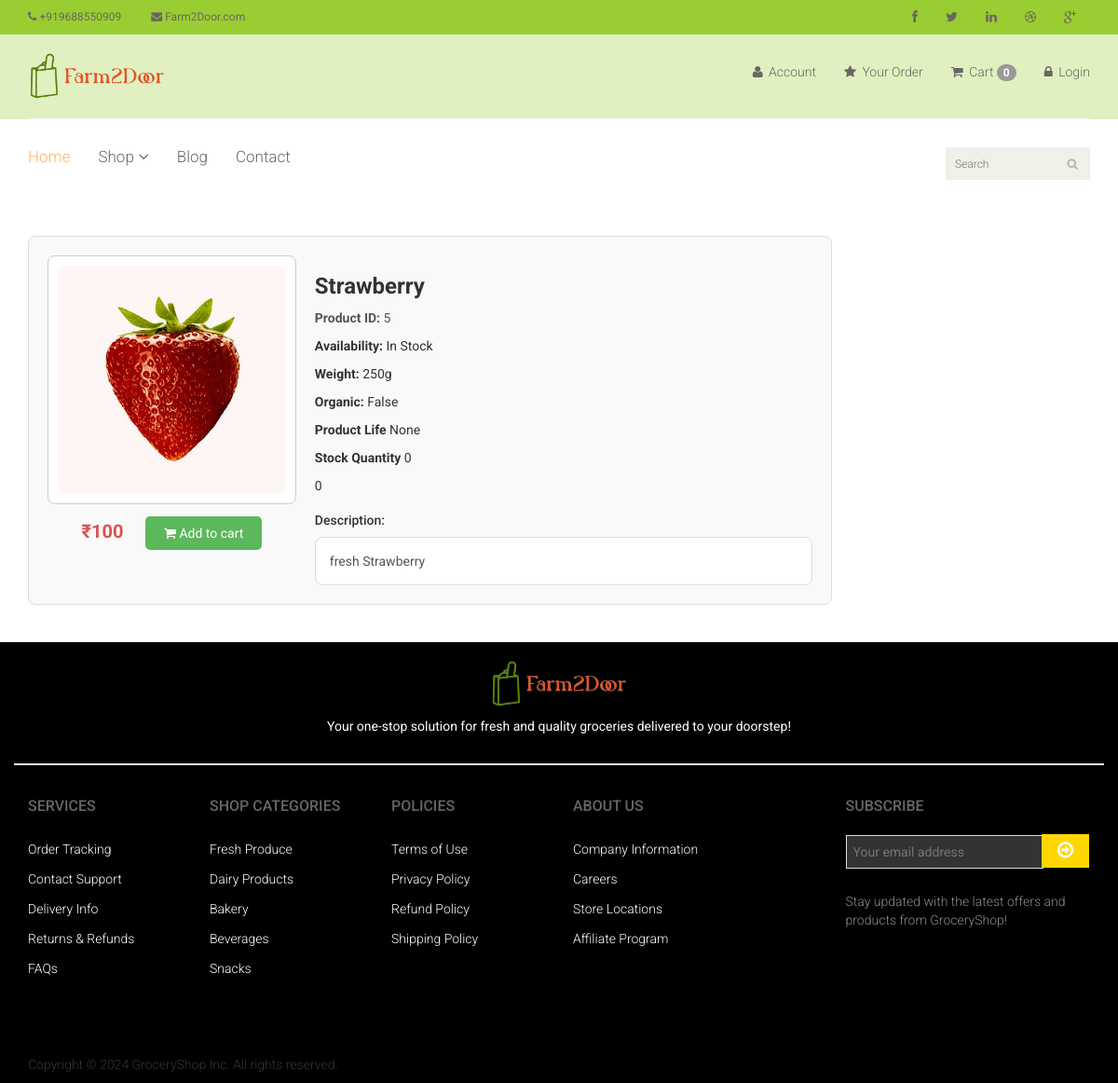
/product/5, run on the app's committed database.
### app/models.py (models this page shows, shortened)
class Product(models.Model):
    Availability = (('In Stock','In Stock'),('Out Of Stock','Out Of Stock'))
    category = models.ForeignKey(Category,on_delete=models.CASCADE,null=False,default='')
    sub_category = models.ForeignKey(Sub_Category, on_delete=models.CASCADE,null=False,default='')
    brand = models.ForeignKey(Brand,on_delete=models.CASCADE,null=True)
    image = models.ImageField(upload_to='ecommerce/pimg')
    name = models.CharField(max_length=100)
    disc = models.CharField(max_length=150)
    price = models.IntegerField()
    discount = models.IntegerField(default=0)
    Availability = models.CharField(choices=Availability,null=True, max_length=100)
    date = models.DateField(auto_now_add=True)
    weight = models.CharField(max_length=50, null=True, blank=True)  # e.g., "1kg", "500g"
    discription = models.TextField(max_length=200, null=True, blank=True)  # Nutritional details
    ingredients = models.TextField(null=True, blank=True)  # Ingredients for edible items
    shelf_life = models.CharField(max_length=100, null=True, blank=True)  # e.g., "6 months"
    packaging_type = models.CharField(max_length=100, null=True, blank=True)  # e.g., "Plastic Bag", "Carton"  # Discount percentage
    rating = models.DecimalField(max_digits=3, decimal_places=2, null=True, blank=True)  # Average customer rating
    reviews_count = models.IntegerField(default=0)  # Total number of reviews
    stock_quantity = models.IntegerField(default=0)  # Quantity available in stock
    sku = models.CharField(max_length=50, unique=True, null=True, blank=True)  # Unique Stock Keeping Unit
    is_featured = models.BooleanField(default=False)  # Highlighted product for promotions
    is_organic = models.BooleanField(default=False)  # Flag for organic products

### E_shop/views.py (the view)
# urls.py: path('product/<str:id>',views.Product_Datil,name="product_detail")
def Product_Datil(request,id):
    product= Product.objects.filter(id = id).first()
    context ={
        'product':product
    }
    return render(request,'product_detail.html',context)

### templates/product_detail.html
{% extends 'master.html' %}
{% block body %}
<section>
    <div class="container" style="margin-top: 20px;">
        <div class="row">
            <div class="col-sm-9 padding-right">
                <div class="product-details" style="display: flex; border: 1px solid #ddd; padding: 20px; border-radius: 8px; background-color: #f9f9f9;">
                    <div class="product-image" style="flex: 1; text-align: center; padding-right: 20px;">
                        <div style="border: 1px solid #ccc; padding: 10px; border-radius: 8px; background: white; margin-bottom: 15px;">
                            <img src="/{{product.image}}" alt="{{product.name}}" style="max-width: 100%; border-radius: 8px;" />
                        </div>
                        <div style="text-align: center; margin-top: 10px;">
                            <span style="font-size: 20px; font-weight: bold; color: #d9534f;">₹{{product.price}}</span>
                            <a href="{% url 'cart_add' product.id %}" type="button" style="margin-left: 20px; background-color: #5cb85c; color: white; padding: 10px 20px; text-decoration: none; border-radius: 5px;">
                                <i class="fa fa-shopping-cart"></i> Add to cart
                            </a>
                        </div>
                    </div>
                    <div class="product-info" style="flex: 2;">
                        <h2 style="font-size: 24px; font-weight: bold; color: #333;">{{product.name}}</h2>
                        <p style="color: #555; margin-bottom: 10px;"><b>Product ID:</b> {{product.id}}</p>
                        <p style="color: #333;"><b>Availability:</b> {{product.Availability}}</p>
                        <p style="color: #333;"><b>Weight:</b> {{product.weight}}</p>
                        <p style="color: #333;"><b>Organic:</b> {{product.is_organic}}</p>
                         <p style="color: #333;"><b>Product Life</b> {{product.shelf_life}}</p>
                        <p style="color: #333;"><b>Stock Quantity</b> {{product.stock_quantity}}</p>
                        <p style="color: #333;"><b></b> {{product.discount}}</p>
                        <h5 style="margin-top: 20px;">Description:</h5>
                        <div style="margin-top: 10px; padding: 15px; border: 1px solid #ddd; border-radius: 8px; background: #fff; max-height: 150px; overflow-y: auto;">
                            <p style="margin: 0; color: #555; text-align: justify;">{{product.discription}}</p>
                        </div>
                    </div>
                </div>
            </div>
        </div>
    </div>
</section>
{% endblock %}

### static/css/main.css (style rules this page uses)
body { font-family: 'Roboto', sans-serif; background:; position: relative; font-weight:400px; }
a { -webkit-transition: 300ms; -moz-transition: 300ms; -o-transition: 300ms; transition: 300ms; }
h1, h2, h3, h4, h5, h6 { font-family: 'Roboto', sans-serif; }
.padding-right { padding-right: 0; }
.product-details { overflow:hidden; }
.product-details { margin-bottom: 40px; overflow: hidden; margin-top: 10px; }

### data on the page
Product: image (picture), price "100", name "Strawberry", id "5", Availability "In Stock", weight "250g", is_organic "False", shelf_life "None", stock_quantity "0", discount "0", discription "fresh Strawberry"

### other printed values
{{ request.session.cart|length }} "0"
